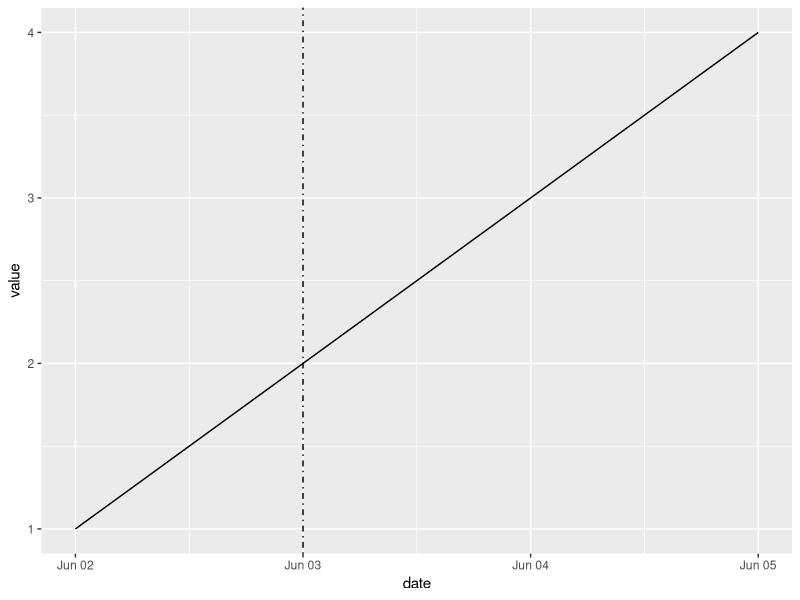

This chart was generated by the following R code:
# ID: SO#23997475
# Language: R
# Bug class: Value type
# Runtime consequence: Crash
# In study: Yes
# Inclusion rationale: Character date value for geom_vline position. Typed position spec requires numeric/temporal.
# Reproduction status: Live
# Type system catch: `Temporal` rejects `string`

library(lubridate)
library(ggplot2)

df <- data.frame(
  date = dmy(c("2/6/2014", "3/6/2014", "4/6/2014", "5/6/2014")),
  value = 1:4
)

ggplot(data = df, aes(x = date, y = value)) +
  geom_vline(xintercept = as.numeric(dmy("3/6/2014")), linetype = 4) +
  geom_line()
